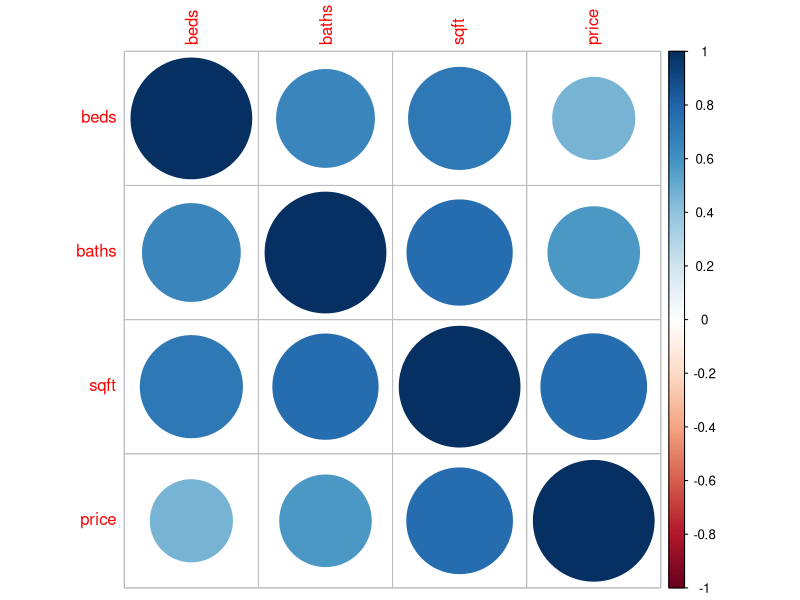

R code for this plot:
## ---- chunk 1
knitr::opts_chunk$set(echo = TRUE)
library(caret)
## ---- chunk 2
data("Sacramento")
data = Sacramento[,c(1,3:7)] 
correlation = cor(data[,c(2,3,4,6)])
corrplot::corrplot(correlation) 
#Square foot of the house has biggest correlation with price, 
#and a similarly large correlation with the other quantitative 
#variables as well. 

## ---- chunk 3
dummy = dummyVars(price~., data) 
#In this example, we are using Price as the response variavle. 
#The period refers to all other variables in the data frame. 
#In this case, they are all categorical variables, 
#and can be converted to dummy variables. 
data2 = predict(dummy, newdata=data) 
#This creates a new dataset with dummy variables only. 
#Note: it takes out Price. 
## ---- chunk 4
set.seed(8)
trainIndex = createDataPartition(data$city, p=0.8, list=FALSE)
training = data[trainIndex,]
testing = data[-trainIndex,]
## ---- chunk 5
model = train(city~., data=training, method="lda")
beds = 6
baths = 5
sqft = 25000
type = "Multi_Family"
price = 150000
testdata = data.frame(beds, baths, sqft, type,price)
predict(model, newdata=testdata)
